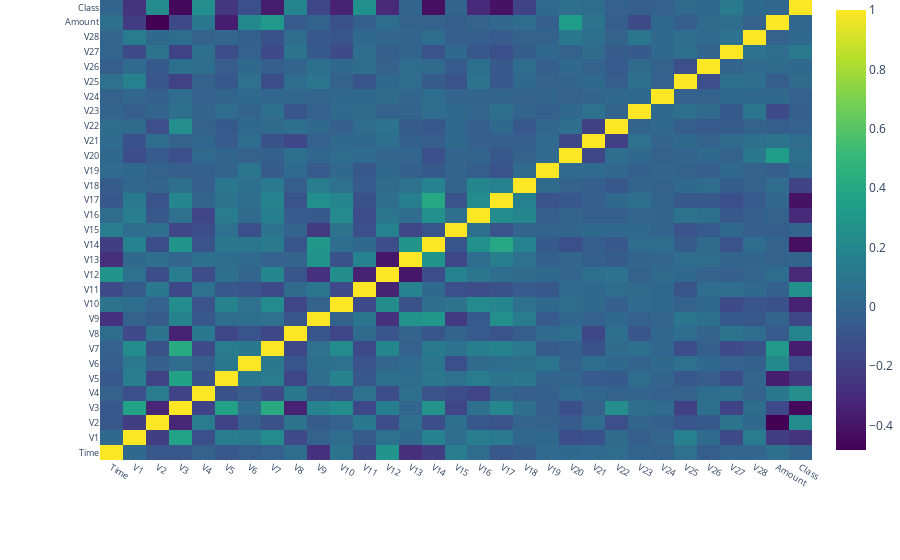

The notebook cell saved with this chart:
### Code cell
data = [go.Heatmap(z = np.array(train.corr().values),
                   x = np.array(train.corr().columns),
                   y = np.array(train.corr().columns),
                     colorscale='Viridis',)
       ]
layout = go.Layout(dict(title = 'Correlation Matrix for variables',
                            #autosize = False,
                            #height  = 1400,
                            #width   = 1600,
                            margin  = dict(r = 0 ,l = 100,
                                           t = 0,b = 100,
                                         ),
                            yaxis   = dict(tickfont = dict(size = 9)),
                            xaxis   = dict(tickfont = dict(size = 9)),
                           )
                      )

fig = go.Figure(data=data,layout = layout)
iplot(fig)

### Figure 1 — Plotly figure (JSON) as saved in the notebook; plotly's stock layout.template omitted (floating-point values rounded to 4 significant figures; data arrays with more than 128 entries replaced by an {"elided": "..."} marker saying what was removed)
{"data": [{"colorscale": [[0, "#440154"], [0.1111, "#482878"], [0.2222, "#3e4989"], [0.3333, "#31688e"], [0.4444, "#26828e"], [0.5556, "#1f9e89"], [0.6667, "#35b779"], [0.7778, "#6ece58"], [0.8889, "#b5de2b"], [1, "#fde725"]], "x": ["Time", "V1", "V2", "V3", "V4", "V5", "V6", "V7", "V8", "V9", "V10", "V11", "V12", "V13", "V14", "V15", "V16", "V17", "V18", "V19", "V20", "V21", "V22", "V23", "V24", "V25", "V26", "V27", "V28", "Amount", "Class"], "y": ["Time", "V1", "V2", "V3", "V4", "V5", "V6", "V7", "V8", "V9", "V10", "V11", "V12", "V13", "V14", "V15", "V16", "V17", "V18", "V19", "V20", "V21", "V22", "V23", "V24", "V25", "V26", "V27", "V28", "Amount", "Class"], "z": {"elided": "31x31 float values"}, "type": "heatmap"}], "layout": {"margin": {"b": 100, "l": 100, "r": 0, "t": 0}, "title": {"text": "Correlation Matrix for variables"}, "xaxis": {"tickfont": {"size": 9}}, "yaxis": {"tickfont": {"size": 9}}}}
